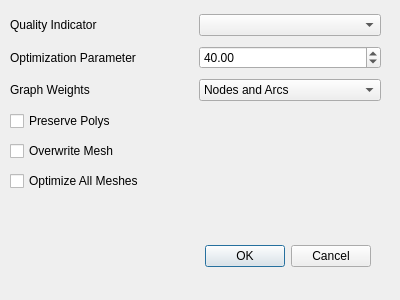
<?xml version="1.0" encoding="UTF-8"?>
<ui version="4.0">
 <class>OptimizeDialog</class>
 <widget class="QDialog" name="OptimizeDialog">
  <property name="geometry">
   <rect>
    <x>0</x>
    <y>0</y>
    <width>400</width>
    <height>300</height>
   </rect>
  </property>
  <property name="windowTitle">
   <string>Dialog</string>
  </property>
  <widget class="QDialogButtonBox" name="buttonBox">
   <property name="geometry">
    <rect>
     <x>30</x>
     <y>240</y>
     <width>341</width>
     <height>32</height>
    </rect>
   </property>
   <property name="orientation">
    <enum>Qt::Orientation::Horizontal</enum>
   </property>
   <property name="standardButtons">
    <set>QDialogButtonBox::StandardButton::Cancel|QDialogButtonBox::StandardButton::Ok</set>
   </property>
  </widget>
  <widget class="QWidget" name="layoutWidget">
   <property name="geometry">
    <rect>
     <x>10</x>
     <y>10</y>
     <width>371</width>
     <height>191</height>
    </rect>
   </property>
   <layout class="QGridLayout" name="gridLayout">
    <item row="4" column="0">
     <widget class="QCheckBox" name="overwrite_cb">
      <property name="text">
       <string>Overwrite Mesh</string>
      </property>
     </widget>
    </item>
    <item row="0" column="0">
     <widget class="QLabel" name="indicator_label">
      <property name="text">
       <string>Quality Indicator</string>
      </property>
     </widget>
    </item>
    <item row="1" column="0">
     <widget class="QLabel" name="parameter_label">
      <property name="text">
       <string>Optimization Parameter</string>
      </property>
     </widget>
    </item>
    <item row="1" column="1">
     <widget class="QDoubleSpinBox" name="parameter_cb">
      <property name="value">
       <double>40.000000000000000</double>
      </property>
     </widget>
    </item>
    <item row="3" column="0">
     <widget class="QCheckBox" name="preserve_cb">
      <property name="text">
       <string>Preserve Polys</string>
      </property>
     </widget>
    </item>
    <item row="2" column="1">
     <widget class="QComboBox" name="weights_cb">
      <item>
       <property name="text">
        <string>Nodes and Arcs</string>
       </property>
      </item>
      <item>
       <property name="text">
        <string>Nodes</string>
       </property>
      </item>
      <item>
       <property name="text">
        <string>Arcs</string>
       </property>
      </item>
      <item>
       <property name="text">
        <string>None</string>
       </property>
      </item>
     </widget>
    </item>
    <item row="0" column="1">
     <widget class="QComboBox" name="indicator_cb"/>
    </item>
    <item row="2" column="0">
     <widget class="QLabel" name="weights_label">
      <property name="text">
       <string>Graph Weights</string>
      </property>
     </widget>
    </item>
    <item row="5" column="0">
     <widget class="QCheckBox" name="optimize_all_cb">
      <property name="text">
       <string>Optimize All Meshes</string>
      </property>
     </widget>
    </item>
   </layout>
  </widget>
 </widget>
 <resources/>
 <connections>
  <connection>
   <sender>buttonBox</sender>
   <signal>accepted()</signal>
   <receiver>OptimizeDialog</receiver>
   <slot>accept()</slot>
   <hints>
    <hint type="sourcelabel">
     <x>248</x>
     <y>254</y>
    </hint>
    <hint type="destinationlabel">
     <x>157</x>
     <y>274</y>
    </hint>
   </hints>
  </connection>
  <connection>
   <sender>buttonBox</sender>
   <signal>rejected()</signal>
   <receiver>OptimizeDialog</receiver>
   <slot>reject()</slot>
   <hints>
    <hint type="sourcelabel">
     <x>316</x>
     <y>260</y>
    </hint>
    <hint type="destinationlabel">
     <x>286</x>
     <y>274</y>
    </hint>
   </hints>
  </connection>
 </connections>
</ui>
